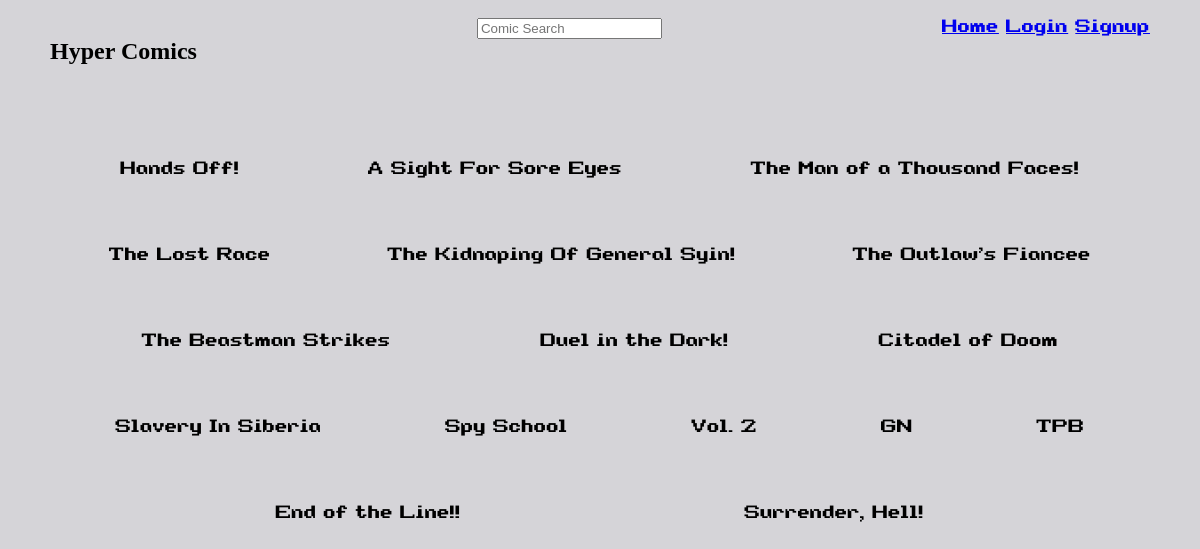
Before: / with the older database file.
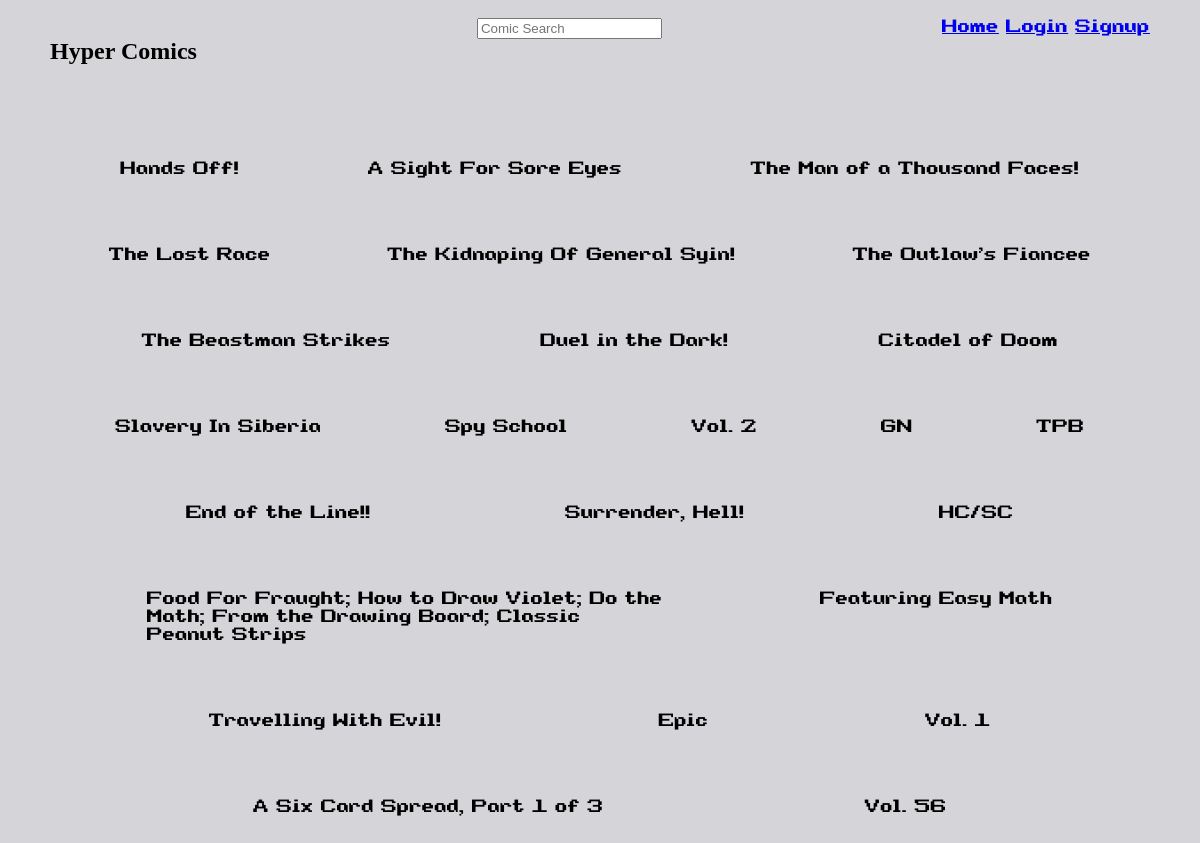
After: the same page with the newer database file.
### ComicBaseApp/models.py (models this page shows, shortened)
class ComicBook(models.Model):
    name = models.CharField(max_length=150, null=True, blank=True)
    author = models.CharField(max_length=50)
    description = models.TextField(null=True, blank=True)
    published_date = models.DateField(null=True, blank=True)
    publisher = models.CharField(max_length=50, null=True, blank=True)
    volume = models.CharField(max_length=150)
    issue = models.IntegerField()
    image = models.URLField(default="")
    lg_image = models.URLField(default="")
    is_checked_out = models.BooleanField(default=False)
    is_on_hold = models.BooleanField(default=False)

### ComicBaseApp/views.py (the view)
# urls.py: path("", index, name="home"),
def index(request):
    html = "index.html"
    books = ComicBook.objects.all()
    context = {"issue": books}
    return render(request, html, context)

### templates/index.html (shortened to what this page needs)
{% extends "base.html" %}
{% block content%}
    <div class='nes-container homebox'>
    {% for issue in issue %}
    {% if issue.name is not None %}
    <div onclick="location.href='comicinfo/{{issue.id}}'" class='comicdetails is-rounded nes-container'>
       <div class='comicinfo'>
       <span class='nes-text'>{{issue.name}}</span>
       </div>
       </div>
    {% endif %}
    {% endfor %}
{% endblock %}

### templates/base.html (shortened to what this page needs)
{% load static %}
<!DOCTYPE html>
<html lang="en">
<head>
    <link href="https://unpkg.com/nes.css/css/nes.css" rel="stylesheet" />
    <link rel="stylesheet" type="text/css" href="{% static 'css/main.css' %}">
</head>
<body>
    {% include "nav.html" %}
 <div>
     {% block content %}
     {% endblock %}
 </div>
</body>
</html>

### templates/nav.html
<nav class="nes-container is-dark">
    <div class=''>
    <h1 class='heading nes-text is-primary'>Hyper Comics</h1>
    </div>
    <form action="{% url 'search_results' %}" method="GET">
    <div class="nes-field is-inline">
  <input type="text" name="q" id="inline_field" class="nes-input is-primary" placeholder="Comic Search">
</div>
    </form>
    <div class=''>
    <a class='nes-btn is-dark' href = "{% url 'home' %}">Home</a>
    {% if request.user.is_authenticated%}
    <a class='nes-btn is-dark' href = "/profile/{{request.user.username}}/">Profile</a>
    <a class='nes-btn is-dark' href = "{% url 'logout'%}">Logout</a>
    {% else %}
    <a class='nes-btn is-dark' href = "{% url 'login'%}">Login</a>
    <a class='nes-btn is-dark' href = "{% url 'signup'%}">Signup</a>
    {% endif %}
    </div>
</nav>

### ComicBaseApp/static/css/main.css (style rules this page uses)
:root { box-sizing: border-box; font-family: SuperLegendBoy; }
body { background: #d5d4d8; }
.heading { font-family: WayfarersToyBoxRegular; }
nav { display: flex; justify-content: space-between; padding: 0; margin: 1px; margin-bottom: 25px !important; }
.nes-container { margin: 10px; }
nav, .nes-container { padding: 0.5rem 2rem; }
.homebox { display: flex; flex-wrap: wrap; justify-content: space-evenly; }
.comicdetails { display: flex; justify-content: space-around; margin-bottom: 10px !important; max-width: 550px; }
.comicinfo { display: flex; flex-direction: column; margin: 1em; }

Changed rows visible on the page:
added ComicBook: name "HC/SC"
added ComicBook: name "Food For Fraught; How to Draw Violet; Do the Math; From the Drawing Board; Classic Peanut Strips"
added ComicBook: name "Featuring Easy Math"
added ComicBook: name "Travelling With Evil!"
added ComicBook: name "Epic"
added ComicBook: name "Vol. 1"
added ComicBook: name "A Six Card Spread, Part 1 of 3"
added ComicBook: name "Vol. 56"
